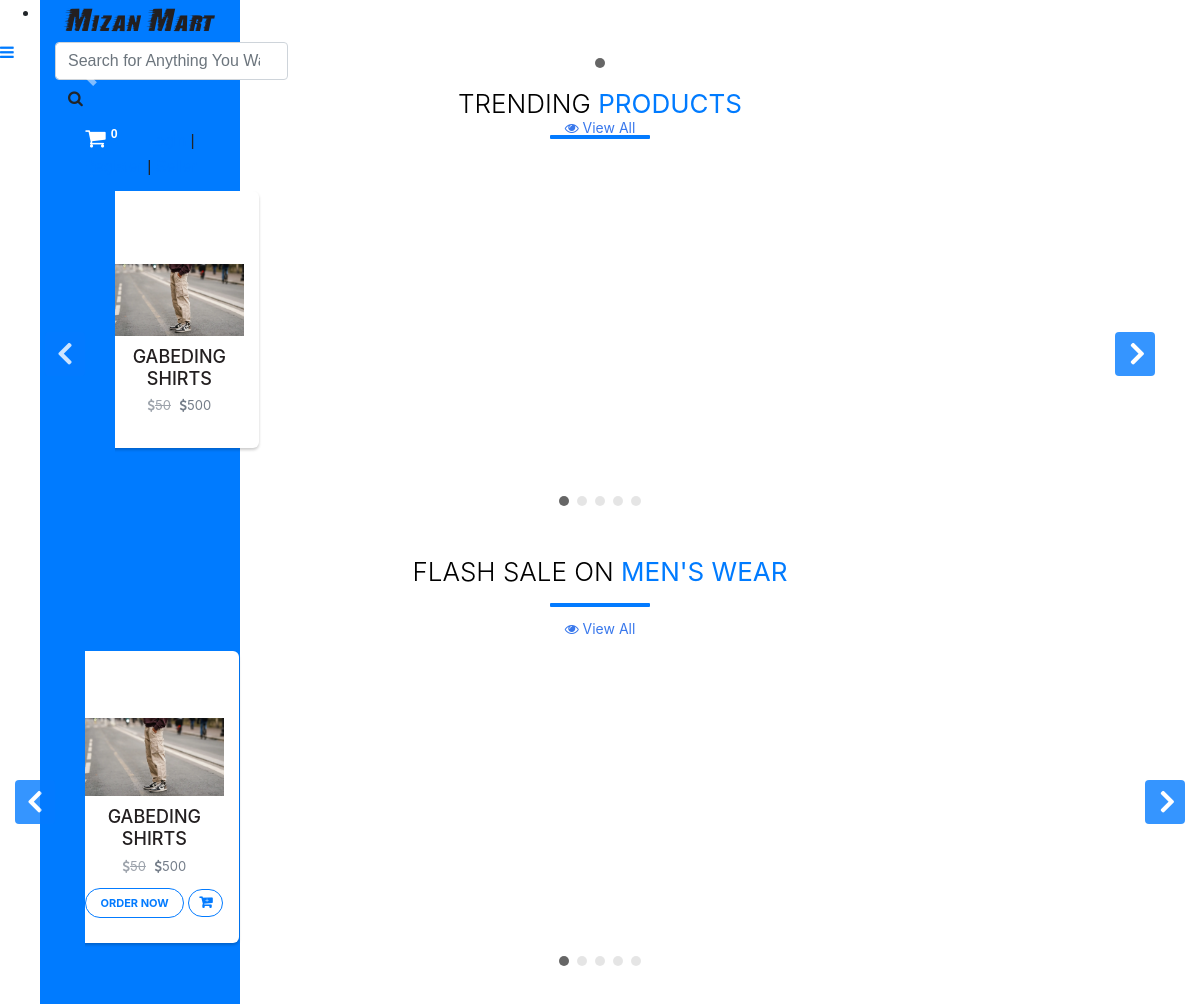
The page / on the database its author committed.
### saler/models.py (models this page shows, shortened)
class trend(models.Model):
	product = models.OneToOneField(Product, default="", on_delete=models.CASCADE, null=True)
	number = models.PositiveIntegerField()

class Product(models.Model):
	GST_CHOICES = (("0",'0'),("3",'3'),("5",'5'),("12",'12'),("18",'18'),("28",'28'))
	product_id = models.BigAutoField(primary_key=True)
	product_id2 = models.CharField(max_length=100,default='')
	shop = models.ForeignKey(User, on_delete=models.CASCADE,default='')
	product_name = models.CharField(max_length=100)
	category = models.ForeignKey(category, default="", verbose_name="Category", on_delete=models.SET_DEFAULT, null=True)
	subcategory = models.CharField(max_length=50, default="")
	price = models.IntegerField(default=0)
	price_not = models.IntegerField(default=999)
	desc = models.TextField()
	gst = models.CharField(default='0',max_length=3,choices=GST_CHOICES)
	pub_date = models.DateField(auto_now=True)
	image1 = models.ImageField(upload_to='products/images', default="",null=True)
	image2 = models.ImageField(upload_to='products/images', default="",null=True,blank=True)
	image3 = models.ImageField(upload_to='products/images', default="",null=True,blank=True)
	image4 = models.ImageField(upload_to='products/images', default="",null=True,blank=True)
	image5 = models.ImageField(upload_to='products/images', default="",null=True,blank=True)

class category(models.Model):
	name = models.CharField(max_length=50, default="")
	sub_Categories  = models.TextField(default="")
	def __str__(self):
		return f'{self.name}'

### main/views.py (the view)
# urls.py: path('', views.index, name='home'),
def index(request):
	if request.user.is_superuser:
		return redirect('admin2')
	elif request.user.is_staff:
		return redirect("saler_home")
	else:
		pass
	prod = Product.objects.all()
	allProds = []
	catprods = Product.objects.values('category', 'product_id')
	cats = {item['category'] for item in catprods}
	for cat in cats:
		prod = []
		for p in [i for i in Product.objects.filter(category=cat)]:
			prod.append([p,[item for item in ProductSize.objects.filter(product=p)]])
		n = len(prod)
		nSlides = 5
		allProds.append([prod[::-1], range(1, nSlides), nSlides])
	params = {
		'sliders':Slider.objects.all(),
		'allProds':allProds,
		'category':category.objects.all(),
		'dow' : dow.objects.all()[0:30],
		'trend': trend.objects.order_by('-number')[0:30],
		'cart_element_no' : len([p for p in Cart.objects.all() if p.user == request.user]),
	}
	return render(request, 'main/index.html', params)

### main/templatetags/app_tags.py (called while the page is built)
@register.filter(name='split')
def split(str, key):
    return str.split(key)

### main/templates/main/index.html (shortened to what this page needs)
{% extends 'main/base.html' %}
{% load static %}
{% block main_head %}
<link href="{% static 'main/css/home_style.css' %}" rel="stylesheet" type="text/css" media="all" />
{% endblock main_head %}
{% block main_body %}
<div id="carouselExampleCaptions" class="carousel slide" data-ride="carousel" style="margin: 0;padding: 0">
	<ol class="carousel-indicators">
		<li data-target="#carouselExampleCaptions" data-slide-to="0" class="active"></li>
	</ol>
	<div class="carousel-inner">
		<div class="carousel-item active">
		</div>
	</div>
	<a class="carousel-control-prev" href="#carouselExampleCaptions" role="button" data-slide="prev">
		<span class="carousel-control-prev-icon" aria-hidden="true"></span>
	</a>
	<a class="carousel-control-next" href="#carouselExampleCaptions" role="button" data-slide="next">
		<span class="carousel-control-next-icon" aria-hidden="true"></span>
	</a>
</div>
<div id="container_main">
	<div class="container">
		<div class="row">
			<div class="col-md-12">
				<h2>Trending <b class="text-primary">Products</b></h2>
				<div style="text-align: center;">
				<a href="/products/trend" class="btn"
					style="color: #3978ec; font-size: 14px; padding-top: 0;  margin-top: -20px;">
					<i class="fa fa-eye" aria-hidden="true" style=""></i> View All
				</a></div>
				<div id="trendCarousel" class="carousel carousel1 slide" data-ride="carousel" data-interval="0">
					<ol class="carousel-indicators">
						<li data-target="#trendCarousel" data-slide-to="0" class="active"></li>
						<li data-target="#trendCarousel" data-slide-to="1"></li>
						<li data-target="#trendCarousel" data-slide-to="2"></li>
						<li data-target="#trendCarousel" data-slide-to="3"></li>
						<li data-target="#trendCarousel" data-slide-to="4"></li>
					</ol>
					<div class="carousel-inner">
						<div class="item carousel-item active">
							<div class="row">
								{% for i in trend %}
								<div class="col-sm-2 p-0 pr-2">
									<div class="thumb-wrapper">
										<div class="img-box">
											<img src="{{i.product.image1.url}}" class="img-responsive img-fluid" alt="">
										</div>
										<div class="thumb-content">
											<h4><a href="product/{{i.product_id}}" style="text-decoration: none; color: #231f20">
													{{i.product.product_name}}</a></h4>
											<p class="item-price"><strike><i class="fa fa-dollar"
														aria-hidden="true"></i>{{i.product.price_not}}</strike> <span><i
														class="fa fa-dollar" aria-hidden="true"></i>{{i.product.price}}</span></p>
										</div>
									</div>
								</div>
								{% endfor %}
							</div>
						</div>
					</div>
					<a class="carousel-control left carousel-control-prev" href="#trendCarousel" data-slide="prev">
						<i class="fa fa-angle-left"></i>
					</a>
					<a class="carousel-control right carousel-control-next" href="#trendCarousel" data-slide="next">
						<i class="fa fa-angle-right"></i>
					</a>
				</div>
			</div>
		</div>
	</div>
	<div class="container-fluid">
		{% for product, range, nSlides in allProds %}
		<h2>Flash Sale On <b class="text-primary">{{product.0.0.category}}</b></h2>
		<div id="demo{{forloop.counter}}" class="carousel carousel1 slide" data-ride="carousel" data-interval="0">
			<div style="text-align: center;">
				<a href="/products/{{product.0.0.category}}" class="btn"
					style="color: #3978ec; font-size: 14px; padding-top: 0;  margin-top: -20px;">
					<i class="fa fa-eye" aria-hidden="true" style=""></i> View All
				</a></div>
			<ol class="carousel-indicators">
				<li data-target="#demo{{forloop.counter}}" data-slide-to="0" class="active"></li>
				{% for i in range %}
				<li data-target="#demo{{forloop.parentloop.counter}}" data-slide-to="{{i}}"></li>
				{% endfor %}
			</ol>
			<div class="carousel-inner">
				<div class="item carousel-item active">
					<div class="row">
						{% for i in product %}
						<div class="col-sm-2 p-0 pr-2">
							<div class="thumb-wrapper">
								<div class="img-box">
									<img src="{{i.0.image1.url}}" class="img-responsive img-fluid" alt="">
								</div>
								<div class="thumb-content">
									<h4><a href="product/{{i.0.product_id}}" style="text-decoration: none; color: #231f20">
											{{i.0.product_name}}</a>
									</h4>
									<p class="item-price"><strike><i class="fa fa-dollar"
														aria-hidden="true"></i>{{i.0.price_not}}</strike> <span><i class="fa fa-dollar"
												aria-hidden="true"></i>{{i.0.price}}</span></p>
									<div>
										{% if i.1 %}
										<a p_id="{{i.0.product_id}}" class="btn btn-primary oprbtn" id="ord{{i.0.product_id}}">Order Now</a>
												<a p_id="{{i.0.product_id}}" class="btn btn-primary oprbtn"  style="padding: 5px 10px 5px 5px;" id="atc{{i.0.product_id}}"><i class="fa fa-cart-plus" aria-hidden="true"></i></a>
										{% endif %}
									</div>
								</div>
							</div>
						</div>
						{% endfor %}
					</div>
				</div>
			</div>
			<a class="carousel-control left carousel-control-prev" href="#demo{{forloop.counter}}" data-slide="prev">
				<i class="fa fa-angle-left"></i>
			</a>
			<a class="carousel-control right carousel-control-next" href="#demo{{forloop.counter}}" data-slide="next">
				<i class="fa fa-angle-right"></i>
			</a>
		</div>
		{% endfor %}
	</div>
</div>
{% endblock main_body %}

### main/templates/main/base.html (shortened to what this page needs)
<!DOCTYPE html>
<html>
<head>
	{% load static %}
	{% load app_tags %}
	<link href="{% static 'main/css/bootstrap.min.css' %}" rel="stylesheet" type="text/css" media="all" />
	<link href="{% static 'main/css/style.css' %}" rel="stylesheet" type="text/css" media="all" />
	<link href="{% static 'saler/font-awesome/css/font-awesome.min.css' %}" rel="stylesheet">
	{% block main_head %}
	{% endblock main_head %}
</head>
<body>
	<nav class="main_nav bg-primary" id="main_nav">
		<div class="container">
			<div class="nav_links">
				<a href="{% url 'home' %}" class="logo">Mizan Mart</i></a>
				<form class="form-inline my-2 my-lg-0 serch" action="/search">
					<input class="form-control mr-sm-2" type="search" placeholder="Search for Anything You Want"
						aria-label="Search" name="query">
					<button class="btn" type="submit" style="margin: 0;"><i class="fa fa-search"
							aria-hidden="true"></i></button>
				</form>
			</div>
			<div class="user_links pt-1">
				<a href="{% url 'main_cart' %}" style="font-size: 22px; color: #fff; margin-right: 20px;"><i
						class="fa fa-shopping-cart" aria-hidden="true"></i><sup><span class="badge"
							id="cart_no">{{cart_element_no}}</span></sup></a>
				{% if request.user.is_authenticated %}
				<a href="##" data-container="body" data-toggle="popover" data-placement="bottom" data-trigger="focus"
					data-html="true"
					data-content="<a href='{% url 'myorders' %}'>My Order</a><br><a href='{% url 'account_settings' %}'>Account Settings</a>"><img
					src="{{request.user.userdetail.photo.url}}"
						style="height: 20px; width: 20px; border-radius: 10px; margin-right: 3px;">{{request.user.first_name}}</a>&nbsp;|
				<a href="{% url 'logout' %}">Logout</a>
				{% else %}
				<a href="{% url 'login' %}">Login</a>&nbsp;|
				<a href="{% url 'signup' %}">Register</a>&nbsp;|
				<a href="{% url 'seller_signup' %}">Seller</a>
				{% endif %}
			</div>
		</div>
	</nav>
	<header id="navheader">
		<div style="overflow-y: scroll; height: 90%;">
			<ul>
				{% for cat in category %}
				<li>
					<a href="#list{{forloop.counter}}" data-toggle="collapse" aria-expanded="false" class="dropdown-toggle">{{cat.name}}</a>
				</li>
				{% endfor %}
			</ul>
		</div>
	</header>
	<a class="menu_bar"><i class="fa fa-bars" aria-hidden="true"></i></a>
	<main class="" id="menu_close">
		{% block main_body %}
		{% endblock main_body %}
	</main>
</body>
</html>

### saler/static/saler/css/style.css (style rules this page uses)
.logo { font-size: 28px; font-family: stormextrabold; color: #231f20; }
nav { width:200px; height: 100%; position: fixed; left: 40px; background-color: #037bff; transition: ; animation-name: nav_animation; animation-duration: .3s; font-family: "Comic Sans MS", cursive, sans-serif; text-align: center; }

### saler/static/saler/css/home_style.css (style rules this page uses)
h2 { color: #000; font-size: 26px; font-weight: 300; text-align: center; text-transform: uppercase; position: relative; }
h2 b { color:#037bff; }
h2::after { content: ""; width: 100px; position: absolute; margin: 0 auto; height: 4px; border-radius: 1px; background: #037bff; left: 0; right: 0; bottom: -20px; }
.carousel1 { margin: 40px auto; padding: 0 70px; }
.carousel1 .item { color: #747d89; min-height: 325px; text-align: center; overflow: hidden; }
.carousel1 .thumb-wrapper { padding: 25px 15px; background: #fff; border-radius: 6px; text-align: center; position: relative; box-shadow: 0 2px 3px rgba(0,0,0,0.2); }
.carousel1 .item .img-box { height: 120px; margin-bottom: 10px; width: 100%; position: relative; }
.carousel1 .item img { max-width: 100%; max-height: 100%; display: inline-block; position: absolute; bottom: 0; margin: 0 auto; left: 0; right: 0; }
.carousel1 .item h4 { font-size: 18px; }
.carousel1 .item h4, .carousel .item p, .carousel .item ul { margin-bottom: 5px; }
.carousel1 .thumb-content .btn { color: #037bff; font-size: 11px; text-transform: uppercase; font-weight: bold; background: none; border: 1px solid #037bff; padding: 6px 14px; margin-top: 5px; line-height: 16px; border-radius: 20px; }
.carousel1 .thumb-content .btn i { font-size: 14px; font-weight: bold; margin-left: 5px; }
.carousel1 .carousel-control { height: 44px; width: 40px; background: #037bff; margin: auto 0; border-radius: 4px; opacity: 0.8; }
.carousel1 .carousel-control i { font-size: 36px; position: absolute; top: 50%; display: inline-block; margin: -19px 0 0 0; z-index: 5; left: 0; right: 0; color: #fff; text-shadow: none; font-weight: bold; }
.carousel1 .item-price { font-size: 13px; padding: 2px 0; }
.carousel1 .item-price strike { opacity: 0.7; margin-right: 5px; }
.carousel1 .carousel-control.left i { margin-left: -2px; }
.carousel1 .carousel-control.right i { margin-right: -4px; }
.carousel1 .carousel-indicators { bottom: -10px; }
.carousel-indicators li, .carousel-indicators li.active { width: 10px; height: 10px; margin: 4px; border-radius: 50%; border: none; }
.carousel-indicators li { background: rgba(0, 0, 0, 0.2); }
.carousel-indicators li.active { background: rgba(0, 0, 0, 0.6); }

### main/templates/main/index.html (style rules this page uses)
h2 { color: #000; font-size: 26px; font-weight: 300; text-align: center; text-transform: uppercase; position: relative; }
h2 b { color: #037bff; }
h2::after { content: ""; width: 100px; position: absolute; margin: 0 auto; height: 4px; border-radius: 1px; background: #037bff; left: 0; right: 0; bottom: -5px; }
.item-price { font-size: 13px; padding: 2px 0; }

### rows shown on the page
trend: product.image1 (picture), product.product_name "GABEDING SHIRTS", product.price_not "50", product.price "500"
Product: category.name "MEN'S WEAR", image1 (picture), product_name "GABEDING SHIRTS", price_not "50", price "500"

### other values the page prints
{{ cart_element_no }} "0"
